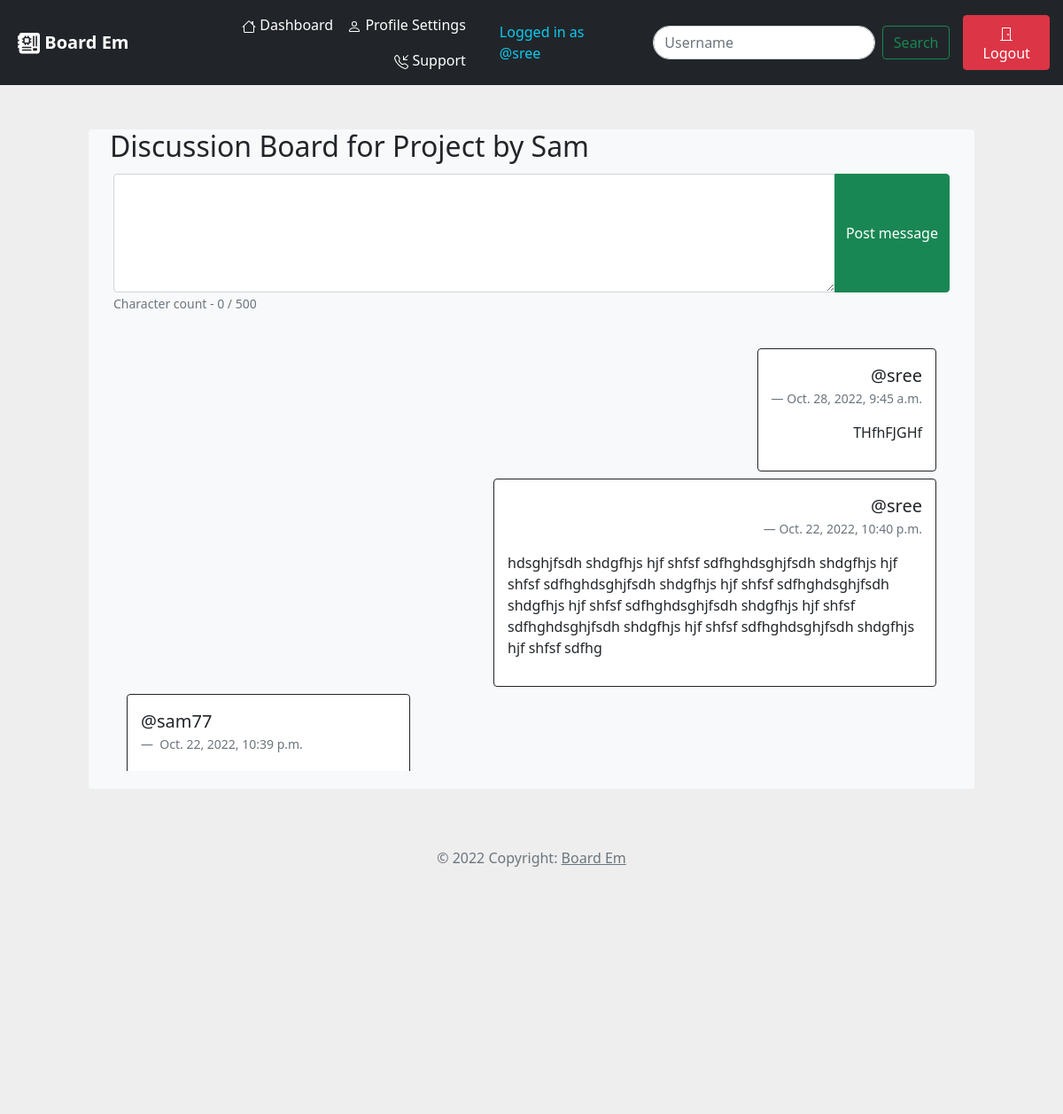
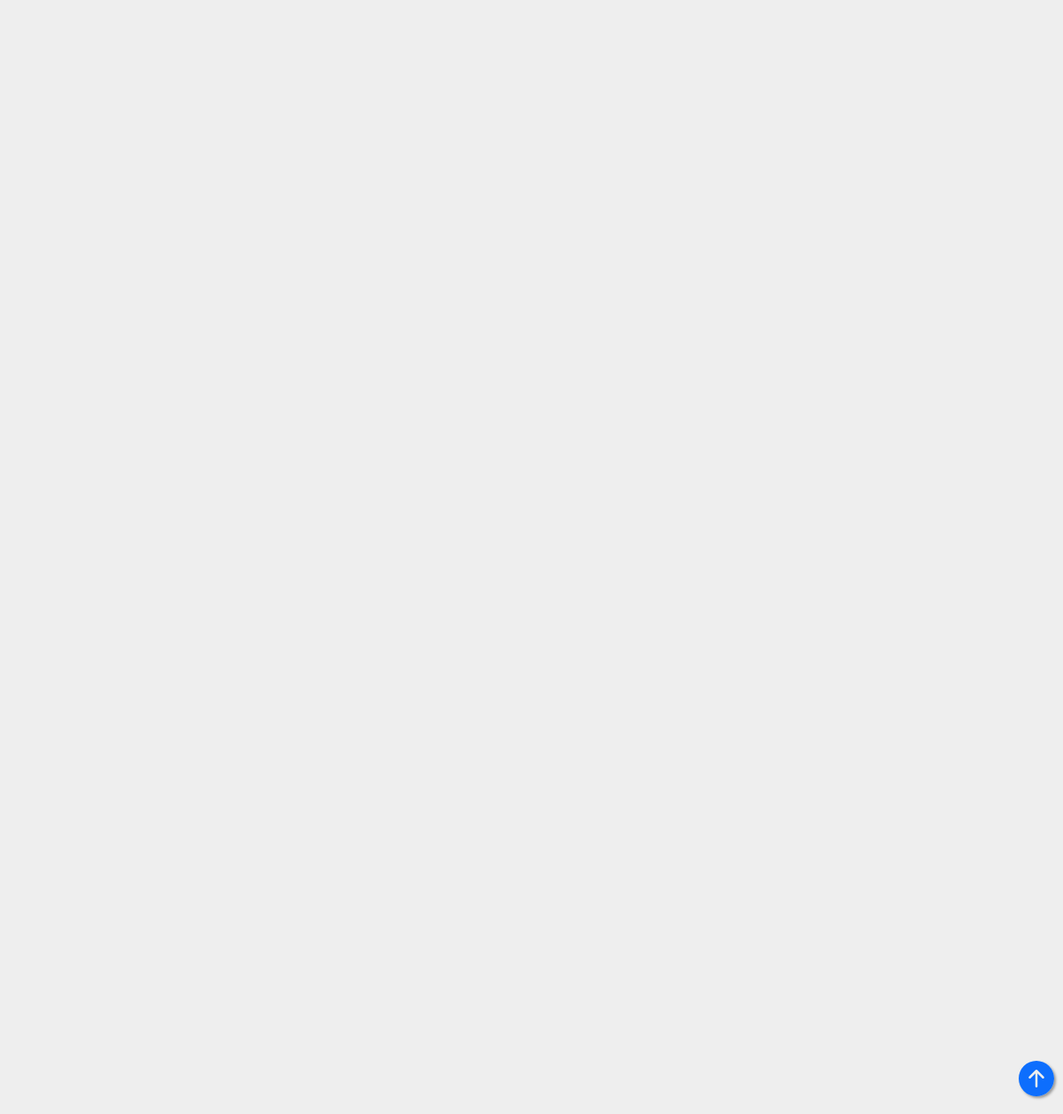
The app's page /account/discussion_board/8db33bc3-3cf2-4c0a-8137-505e317b6010/ (signed in) with its own data (2 pictures, top to bottom).
### Intendance/models.py (models this page shows, shortened)
class Project(models.Model):
    project_id = models.UUIDField(default=uuid.uuid4, unique=True, primary_key=True, editable=False)
    name = models.CharField(max_length=200)
    description = models.TextField(null=True, blank=True)
    url = models.URLField(null=True, blank=True)
    group_members = models.ManyToManyField(User, blank=True, related_name="group_members")
    created_by = models.ForeignKey(User, on_delete=models.CASCADE, related_name="project_owner")
    created_date = models.DateField(auto_now_add=True)
    start_date = models.DateField()
    duration = models.PositiveIntegerField()
    modified_date = models.DateField(auto_now=True)

class Discussions(models.Model):
    posted_by = models.ForeignKey(User, on_delete=models.CASCADE)
    project = models.ForeignKey(Project, on_delete=models.CASCADE)
    message = models.TextField()
    posted_on = models.DateTimeField(auto_now=True)

### Intendance/views.py (the view)
# urls.py: path('discussion_board/<str:project_id>/', views.project_discussion_page, name="discussion-board"),
@login_required(login_url='login')
def project_discussion_page(request, project_id):
    project_obj = Project.objects.get(project_id=project_id)
    discussion_obj = Discussions.objects.filter(project=project_obj).order_by('-posted_on')
    data = {
        'project': project_obj,
        'discussions' : discussion_obj,
    }
    if request.method == "POST":
        message = request.POST.get('message')
        Discussions.objects.create(posted_by=request.user, project=project_obj, message=message)
        return redirect('discussion-board', project_id=project_id)
    return render(request, "Intendance/project_discussion.html", data)

### templates/Intendance/project_discussion.html (shortened to what this page needs)
{% extends 'Intendance/base_layout.html' %}
{% load static %}
{% block discussion_board %}
<div class="container" style="justify-content:center;margin-top:50px">
    <div class="container my-5 bg-light rounded" style="width:1000px">
        <h2> Discussion Board for {{ project.name }} </h2>
        <div class="container p-1">
            <form action="" method="POST" autocomplete="off">
                <div class="input-group">
                    <textarea class="form-control" rows="5" name="message" id="countTextArea" required></textarea>
                    <button type="submit" class="btn btn-success">Post message</button>
                </div>
                <small id="charCount" class="text-muted"></small>
            </form>
            <div class="rounded my-3" style="height:500px;padding:15px;overflow-y:auto">
                {% for disc in discussions  %}
                {% if disc.posted_by == request.user %}
                <div style="display:flex;justify-content:right" class="my-2">
                    <div class="bg-white border border-dark rounded" style="padding:15px;width:fit-content;max-width:500px;">
                        <figure>
                            <blockquote class="blockquote" style="display:flex;justify-content:right;">
                              <p>@{{ disc.posted_by }}</p>
                            </blockquote>
                            <figcaption class="blockquote-footer" style="display:flex;justify-content:right;">
                                {{ disc.posted_on }}
                            </figcaption>
                          </figure>
                        <p style="display:flex;justify-content:right;">{{ disc.message }} </p>
                    </div>
                </div>
                {% else %}
                <div style="display:flex;justify-content:left" class="my-2">
                    <div class="bg-white border border-dark rounded" style="padding:15px;width:fit-content;max-width:500px;">
                        <figure>
                            <blockquote class="blockquote">
                              <p>@{{ disc.posted_by }}</p>
                            </blockquote>
                            <figcaption class="blockquote-footer">
                                {{ disc.posted_on }}
                            </figcaption>
                          </figure>
                        <p style="display:flex;justify-content:left;">{{ disc.message }} </p>
                    </div>
                </div>
                {% endif %}
                {% endfor %}
            </div>
        </div>
    </div>
</div>
{% endblock discussion_board %}

### templates/Intendance/account_navbar.html (shortened to what this page needs)
{% load static %}
<nav class="navbar navbar-expand-lg navbar-dark bg-dark">
    <a style="margin-left:20px;margin-right:30px;cursor:pointer" class="navbar-brand" data-bs-toggle="modal" data-bs-target="#boardemModal">
      <b>Board Em</b></a>
    <div class="collapse navbar-collapse" id="navbarText">
      <ul class="navbar-nav nav justify-content-end">
          <li class="nav-item"><a class="nav-link text-white" href="{% url 'acc-page' %}">
            Dashboard</a></li>
            <li class="nav-item"><a class="nav-link text-white" href="{% url 'profile' %}">
              Profile Settings</a></li>
              <li class="nav-item"><a class="nav-link text-white" href="{% url 'support' %}">
                Support</a></li>
      </ul>
    </div>
    <span class="navbar-text text-info" style="margin:0 30px 0 30px">
      Logged in as @{{ user.username }}
    </span>
    <form class="d-flex" role="search" action="{% url 'search-user' %}" method="POST">
      <input class="form-control me-2" type="search" placeholder="Username" aria-label="Search" name="username" autocomplete="off" style="border-radius:25px;">
      <button class="btn btn-outline-success" type="submit">Search</button>
    </form>
    <ul class="navbar-nav nav justify-content-end pull-right" style="margin-left:15px;margin-right:15px">
      <li class="nav-item"><button data-bs-toggle="modal" data-bs-target="#logoutModal" class="btn btn-danger">
        <svg xmlns="http://www.w3.org/2000/svg" width="16" height="16" fill="currentColor" class="bi bi-door-closed" viewBox="0 0 16 16">
          <path d="M3 2a1 1 0 0 1 1-1h8a1 1 0 0 1 1 1v13h1.5a.5.5 0 0 1 0 1h-13a.5.5 0 0 1 0-1H3V2zm1 13h8V2H4v13z"/>
          <path d="M9 9a1 1 0 1 0 2 0 1 1 0 0 0-2 0z"/>
        </svg>
        Logout</button></li>
    </ul>
</nav>

### records on screen
Project: name "Project by Sam"
Discussions: posted_by "sree", posted_on "Oct. 28, 2022, 9:45 a.m.", message "THfhFJGHf"
Discussions: posted_by "sree", posted_on "Oct. 22, 2022, 10:40 p.m.", message "hdsghjfsdh shdgfhjs hjf shfsf sdfhghdsghjfsdh shdgfhjs hjf shfsf sdfhghdsghjfsdh shdgfhjs hjf shfsf sdfhghdsghjfsdh shdgfhjs hjf shfsf sdfhghdsghjfsdh shdgfhjs hjf shfsf sdfhghdsghjfsdh shdgfhjs hjf shfsf sdfhghdsghjfsdh shdgfhjs hjf shfsf sdfhg"
Discussions: posted_by "sam77", posted_on "Oct. 22, 2022, 10:39 p.m."

### other values on screen
{{ user.username }} "sree"
